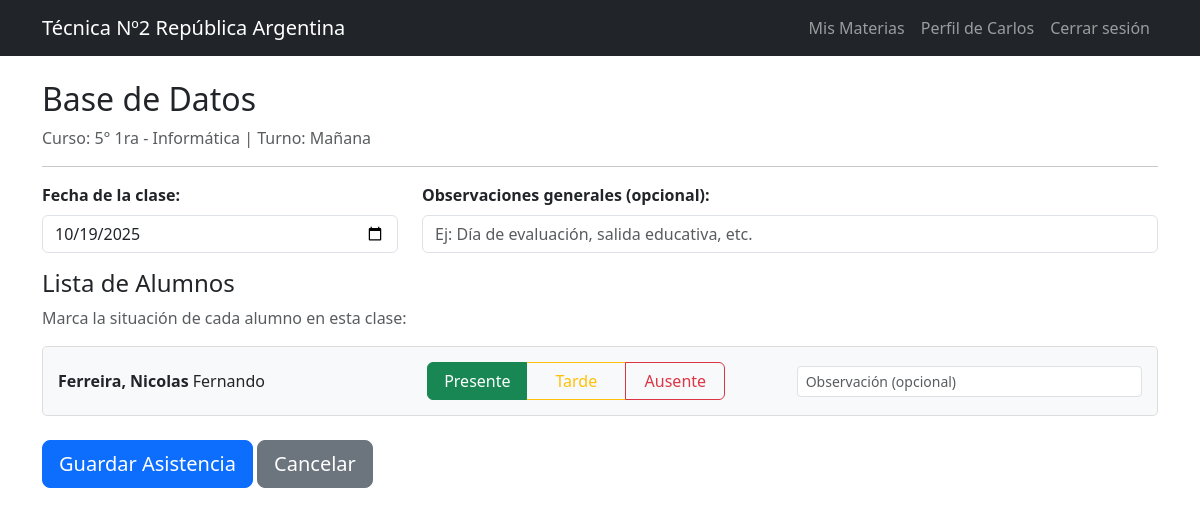
Page /gestionar_asistencias.php?id_materia=3 (signed in) on the committed database.
### tables this page shows
CREATE TABLE `materias` (
  `ID` int(11) NOT NULL,
  `ID_Curso` int(11) NOT NULL,
  `DNI_Profesor` int(11) NOT NULL,
  `Nombre` varchar(255) NOT NULL,
  `Horarios` varchar(255) NOT NULL,
  `Estado` tinyint(1) NOT NULL DEFAULT 1
);

CREATE TABLE `cursos` (
  `ID` int(11) NOT NULL,
  `DNI_Preceptor` int(11) NOT NULL,
  `DNI_Alumno` int(11) NOT NULL,
  `Turno` enum('Mañana','Tarde','Noche') NOT NULL,
  `Grupo` varchar(255) NOT NULL,
  `Anio` int(4) NOT NULL,
  `Division` varchar(10) NOT NULL,
  `Especialidad` varchar(255) NOT NULL,
  `Estado` tinyint(1) NOT NULL DEFAULT 1
);

CREATE TABLE `usuarios` (
  `DNI` int(11) NOT NULL,
  `Primer_nombre` varchar(255) NOT NULL,
  `Segundo_nombre` varchar(255) NOT NULL,
  `Apellido` varchar(255) NOT NULL,
  `Email` varchar(255) NOT NULL,
  `Password_Usuario` varchar(255) DEFAULT NULL,
  `Nacionalidad` varchar(255) NOT NULL,
  `Localidad` varchar(255) NOT NULL,
  `Calle` varchar(255) NOT NULL,
  `Altura` int(11) NOT NULL,
  `Fecha_Nacimiento` date NOT NULL,
  `Telefono` varchar(255) NOT NULL,
  `Rol` enum('Director','Preceptor','Profesor','Alumno') NOT NULL,
  `Estado` tinyint(1) NOT NULL DEFAULT 1,
  `Fecha_Creacion` timestamp NOT NULL DEFAULT current_timestamp(),
  `Usuario` varchar(255) DEFAULT current_user()
);

### gestionar_asistencias.php (the view, shortened to what this page needs)
<?php
include('./public/header.php');
$dni_profesor = $_SESSION['DNI'];
$id_materia = isset($_GET['id_materia']) ? intval($_GET['id_materia']) : null;
$query_verificar = "SELECT materias.ID, materias.Nombre, materias.Horarios,
                    cursos.Anio, cursos.Division, cursos.Especialidad, cursos.Turno
                    FROM materias
                    INNER JOIN cursos ON materias.ID_Curso = cursos.ID
                    WHERE materias.ID = '$id_materia' AND materias.DNI_Profesor = '$dni_profesor'";
$result_verificar = mysqli_query($CONN, $query_verificar);
$materia = mysqli_fetch_assoc($result_verificar);
$query_alumnos = "SELECT usuarios.DNI, usuarios.Primer_nombre, usuarios.Segundo_nombre, usuarios.Apellido
                  FROM cursos
                  INNER JOIN alumnos ON cursos.DNI_Alumno = alumnos.DNI_Alumno
                  INNER JOIN usuarios ON alumnos.DNI_Alumno = usuarios.DNI
                  WHERE cursos.Anio = '" . $materia['Anio'] . "'
                  AND cursos.Division = '" . $materia['Division'] . "'
                  AND cursos.Especialidad = '" . $materia['Especialidad'] . "'
                  AND cursos.Turno = '" . $materia['Turno'] . "'
                  AND cursos.Estado = 1
                  ORDER BY usuarios.Apellido, usuarios.Primer_nombre";
$result_alumnos = mysqli_query($CONN, $query_alumnos);
?>
<!DOCTYPE html>
<html lang="es">
<head>
</head>
<body>
    <div class="container mt-4">
        <h2><?php echo htmlspecialchars($materia['Nombre']); ?></h2>
        <p class="text-muted">
            Curso: <?php echo htmlspecialchars($materia['Anio'] . "° " . $materia['Division'] . " - " . $materia['Especialidad']); ?>
            | Turno: <?php echo htmlspecialchars($materia['Turno']); ?>
        </p>
        <hr>
        <?php if (mysqli_num_rows($result_alumnos) > 0): ?>
            <form method="POST" action="procesar_asistencia.php">
                <div class="row mb-3">
                    <div class="col-md-4">
                        <label for="fecha" class="form-label"><strong>Fecha de la clase:</strong></label>
                        <input type="date"
                               id="fecha"
                               name="fecha"
                               class="form-control"
                               value="<?php echo date('Y-m-d'); ?>"
                               required>
                    </div>
                    <div class="col-md-8">
                        <label class="form-label"><strong>Observaciones generales (opcional):</strong></label>
                        <input type="text"
                               name="observaciones_generales"
                               class="form-control"
                               placeholder="Ej: Día de evaluación, salida educativa, etc.">
                    </div>
                </div>
                <h4>Lista de Alumnos</h4>
                <p class="text-muted">Marca la situación de cada alumno en esta clase:</p>
                <?php while ($alumno = mysqli_fetch_assoc($result_alumnos)): ?>
                    <div class="alumno-item">
                        <div class="row align-items-center">
                            <div class="col-md-4">
                                <strong><?php echo htmlspecialchars($alumno['Apellido'] . ", " . $alumno['Primer_nombre']); ?></strong>
                                <?php if (!empty($alumno['Segundo_nombre'])): ?>
                                    <?php echo htmlspecialchars(" " . $alumno['Segundo_nombre']); ?>
                                <?php endif; ?>
                            </div>
                            <div class="col-md-4">
                                <div class="btn-group btn-group-asistencia" role="group">
                                    <label class="btn btn-outline-success" for="presente_<?php echo $alumno['DNI']; ?>">
                                        Presente
                                    </label>
                                    <label class="btn btn-outline-warning" for="tarde_<?php echo $alumno['DNI']; ?>">
                                        Tarde
                                    </label>
                                    <label class="btn btn-outline-danger" for="falta_<?php echo $alumno['DNI']; ?>">
                                        Ausente
                                    </label>
                                </div>
                            </div>
                            <div class="col-md-4">
                                <input type="text"
                                       name="observaciones[<?php echo $alumno['DNI']; ?>]"
                                       class="form-control form-control-sm"
                                       placeholder="Observación (opcional)">
                            </div>
                        </div>
                    </div>
                <?php endwhile; ?>
                <div class="mt-4">
                    <button type="submit" class="btn btn-primary btn-lg">Guardar Asistencia</button>
                    <a href="mis_materias_profesor.php" class="btn btn-secondary btn-lg">Cancelar</a>
                </div>
            </form>
        <?php else: ?>
            <div class="alert alert-warning">No hay alumnos registrados en este curso.</div>
            <a href="mis_materias_profesor.php" class="btn btn-secondary">Volver</a>
        <?php endif; ?>
    </div>
</body>
</html>

### gestionar_asistencias.php (style rules this page uses)
.alumno-item { padding: 15px; border: 1px solid #ddd; border-radius: 5px; margin-bottom: 10px; background-color: #f8f9fa; }
.btn-group-asistencia .btn { width: 100px; }

### rows in the picture
materias: Nombre "Base de Datos", ID_Curso.Especialidad "5° 1ra - Informática", ID_Curso.Turno "Mañana"
usuarios: Apellido+Primer_nombre "Ferreira, Nicolas", Segundo_nombre "Fernando"

### other values in the picture
$_SESSION['nombre1'] "Carlos"
